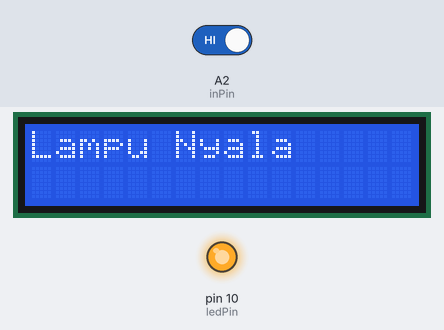
Bench run of a sketch on a simulated Arduino Uno, built with avr-gcc and run on an emulated ATmega328P. On the bench: 16×2 character LCD, output pins drawn as LEDs (lit = HIGH). Inputs (shaded band) come from the test bench; at power-on: A2 (inPin) HIGH.

Above: at 1.4 s.
1.5 s: A2 (inPin) driven LOW
At 2.7 s:
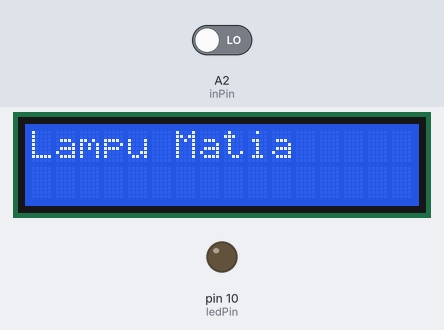
3.0 s: A2 (inPin) driven HIGH
At 3.9 s:
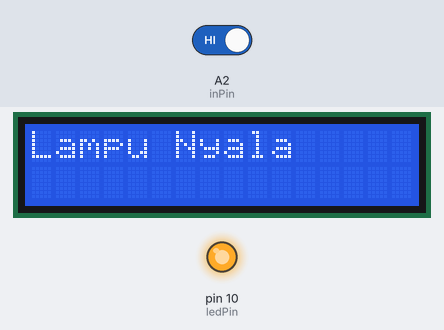
Timing chart, 0 to 6.0 s (numbered marks = the images above; inputs shaded):
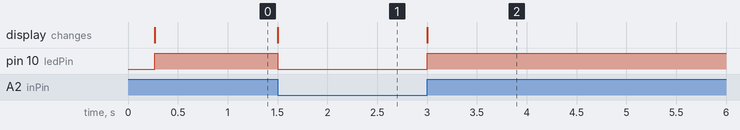

The sketch:

Simulasi_Robotika_1.ino
```cpp
#include<LiquidCrystal.h>
LiquidCrystal lcd(7, 6, 5, 4, 3, 2);  //pin arduino LCD
int ledPin = 10;
int inPin = A2;
int val = 0;

void setup()
{
  Serial.begin(9600);
  lcd.begin(16,2);
  lcd.print("Robotika Praktikum");
  delay(200);
  lcd.clear();
  pinMode(ledPin, OUTPUT);
  pinMode(inPin, INPUT);
}

void loop()
{
  val = digitalRead(inPin);
  if(val == LOW)
  {
    digitalWrite(ledPin, LOW);
    lcd.setCursor(0,0);
    lcd.print("Lampu Mati");
  }
  else if (val == HIGH)
  {
    digitalWrite(ledPin, HIGH);
    lcd.setCursor(0,0);
    lcd.print("Lampu Nyala");
  }
}
```

Measured:
- after the input at 1.5 s, pin 10 (ledPin): HIGH → LOW at once; the display: changes at once (image 1)
- after the input at 3.0 s, pin 10 (ledPin): LOW → HIGH at once; the display: changes at once (image 2)
